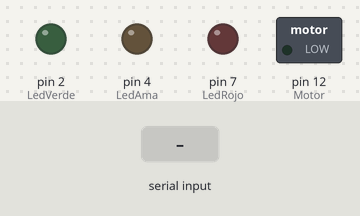
Bench run of a sketch on a simulated Arduino Uno, built with avr-gcc and run on an emulated ATmega328P. Parts: switched loads named in the sketch (green lamp = pin HIGH), output pins drawn as LEDs (lit = HIGH). The inputs (shaded band) are chosen by the test bench. What the sketch prints to the serial monitor is not drawn.

Above: at 1.2 s.
1.3 s: "1" received over Serial
2.8 s: "3" received over Serial
Timing chart, 0 to 5.8 s (numbered marks = the images above; inputs shaded):
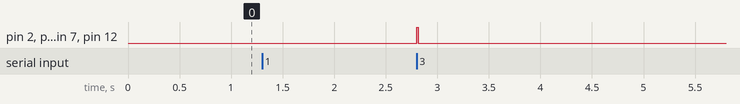

Measured:
- after the input at 2.8 s, pin 2 (LedVerde), pin 4 (LedAma), pin 7 (LedRojo), pin 12 (Motor): LOW → HIGH at once, → LOW 0.02 s later

The sketch:

Proyecto_1.ino
```cpp
char opc = '0';
const int LedRojo = 7;
const int LedVerde = 2;
const int LedAma = 4;
const int Motor = 12;


void setup() {
  // put your setup code here, to run once:
  Serial.begin(9600);
  pinMode(LedRojo,OUTPUT);
  pinMode(LedVerde,OUTPUT);
  pinMode(LedAma,OUTPUT);
  pinMode(Motor,OUTPUT);
}

void loop() {
  // put your main code here, to run repeatedly:
  while (Serial.available()== 0);
  char opc = Serial.read();

  if (opc == '1')
  {
    digitalWrite(LedRojo,HIGH);
    if (opc == '1')
    {
      digitalWrite(LedRojo,LOW);
    }
  }
  if (opc == '2')
  {
    digitalWrite(Motor,HIGH);
    if (opc == '2')
    {
      digitalWrite(Motor,LOW);
    }
  }
  if (opc == '3')
  {
    Serial.println ("Se han encendido todos los componentes");
    digitalWrite(LedRojo,HIGH);
    digitalWrite(LedAma,HIGH);
    digitalWrite(Motor,HIGH);
    digitalWrite(LedVerde,HIGH);
    if (opc == '3')
    {
      Serial.println ("Se han encendido todos los componentes");
      digitalWrite(LedRojo,LOW);
      digitalWrite(LedVerde,LOW);
      digitalWrite(LedAma,LOW);
      digitalWrite(Motor,LOW);
    }
  }else{
    Serial.println("Error.");
  }
}
```
